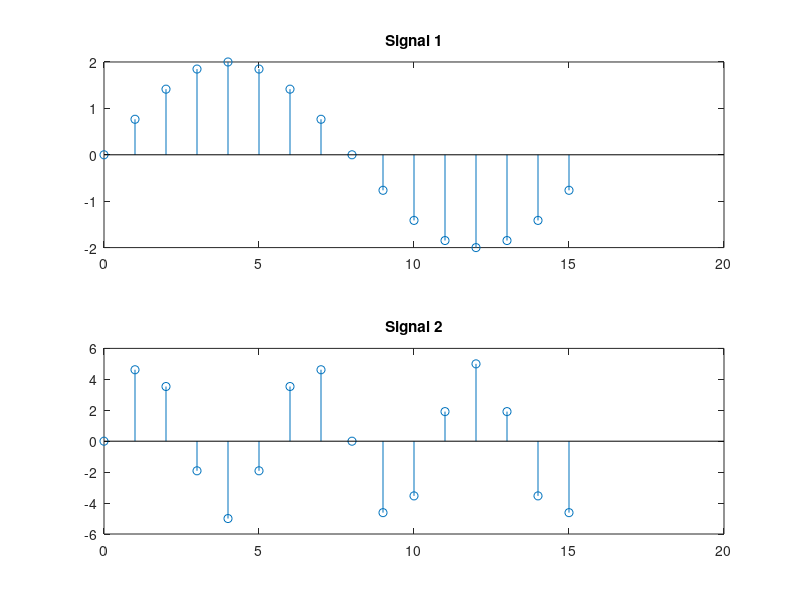

The MATLAB source for this figure: (Note: this script raises an error after producing the figure.)
clc;
N = 16;
fs = 16000;
ts = 1/fs;

n = 0:N-1;
x1 = 2*sin(2*pi*1000*n*ts);
x2 = 5*sin(2*pi*3000*n*ts);

%1. A
figure(1)
subplot(2,1,1)
stem(n,x1(1:N))
title('Signal 1')
subplot(2,1,2)
stem(n,x2(1:N))
title('Signal 2')

x = x1+x2;
x_sum = dft(x,N);
x_sum_meg = abs(x_sum);

X1 = dft(x1,N);
X2 = dft(x2,N);
X_sum = X1+X2;
X_sum_meg = abs(X_sum);

%1. C
if max(abs(X_sum_meg - x_sum_meg)) < 1e-6
    disp('Proved !!');
else
    disp('Not Proved !!');
end

%1. B
% Megnetude
figure(2)
subplot(2,1,1)
stem(n,x_sum_meg(1:N))
title('Megnetude of X3');
subplot(2,1,2)
stem(n,X_sum_meg(1:N))

%Phase
x_real = real(x_sum);
x_imag = imag(x_sum);
%x_meg = sqrt(x_real.^2 + x_imag.^2);
x_meg = abs(x_sum);
%x_phase = atan2(x_imag, x_real);

%th = [-90,90];
%x_phase(~ismembertol(x_phase, deg2rad(th), 1e-6)) = 0; %IMP

%x_phase_deg = rad2deg(x_phase);
x_phase_deg = ang(x_sum,N);

figure(3)
subplot(2,1,1)
stem(n,x_phase_deg(1:N))
title('Phase of x3')
subplot(2,1,2)
stem(n,x_meg(1:N))
title('Megnetude of x3')
